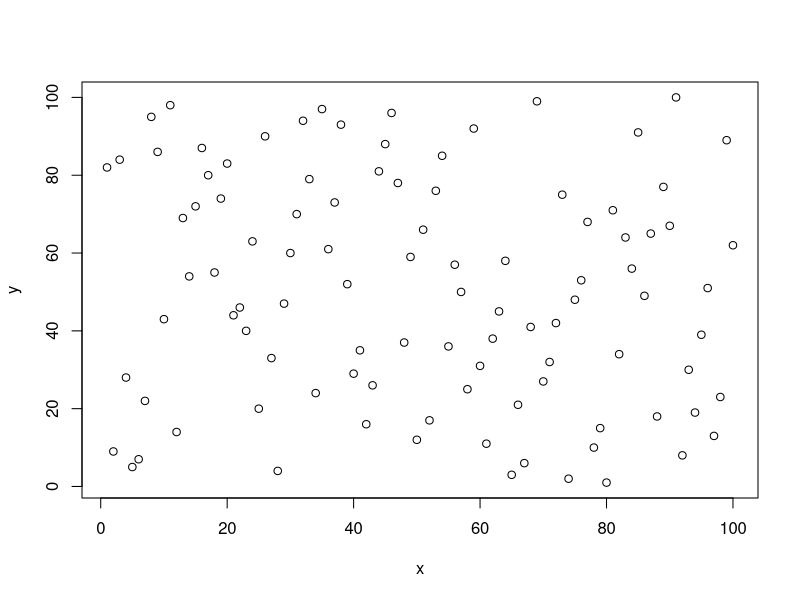

R code for this plot: (Note: this script raises an error after producing the figure.)
getPIPs <- function(x, y, distance = "EUK"){

  PIPs <- vector("list", 4)
  PIPs[[1]] <- c(1,length(y))


  for(i in 1:(length(y)-2)){

    switch(distance,
           EUK = (DISTANCE.F  <- EUK.distance.f),
           VD  = (DISTANCE.F  <- VD.distance.f )
    )

    PIPs <- helper.f(PIPs,x,y,DISTANCE.F)


  }

  return(PIPs)

}

helper.f <- function(PIPs,
                     x,
                     y,
                     DISTANCE.F){
  t <- sort(PIPs[[1]])
  gesamt <- NULL

  for(z in 1:(length(t)-1)){
    gesamt <- c(gesamt,DISTANCE.F(x,y,t[z],t[z+1]))
  }
  if(all(gesamt == 0)) return(PIPs)
  else PIPs[[1]] <- append(PIPs[[1]],which.max(gesamt))


  return(PIPs)
}



EUK.distance.f <- function(x,y,sI,eI){

  pointsbetween <- sI:eI

  erg <-
    sqrt((sI-x[pointsbetween])^2 + (y[sI]-y[pointsbetween])^2) +
    sqrt((eI-x[pointsbetween])^2 + (y[eI]-y[pointsbetween])^2)
  erg[1] <- 0
  erg <- erg[-length(erg)]
  return(erg)

}


VD.distance.f <- function(x,y,sI,eI){ #Start und Endindex
  erg <-
    abs(
      y[sI:eI]-(y[sI]+
                  (x[sI:eI]-x[sI]) *
                  ((y[eI]-y[sI]) / (x[eI]-x[sI]))
      )
    )
  erg <- erg[-length(erg)]
  return(erg)
}

#visualize
itertivePlotPIPS.f <- function(x,y,z){
  plot(x,y)
  lines(sort(PIPs[[1]][1:length(x)]),y[sort(PIPs[[1]][1:length(x)])] , col  = "azure3")
  lines(sort(PIPs[[1]][1:z]),y[sort(PIPs[[1]][1:z])])
}

x<-1:100 # "Time" (x)-axis
y<-sample(1:100) # "Data" y-axis
getPIPs(x,y,"EUK")

itertivePlotPIPS.f(x,y,10) # the 10 at the end means "take the first ten PIPs"
